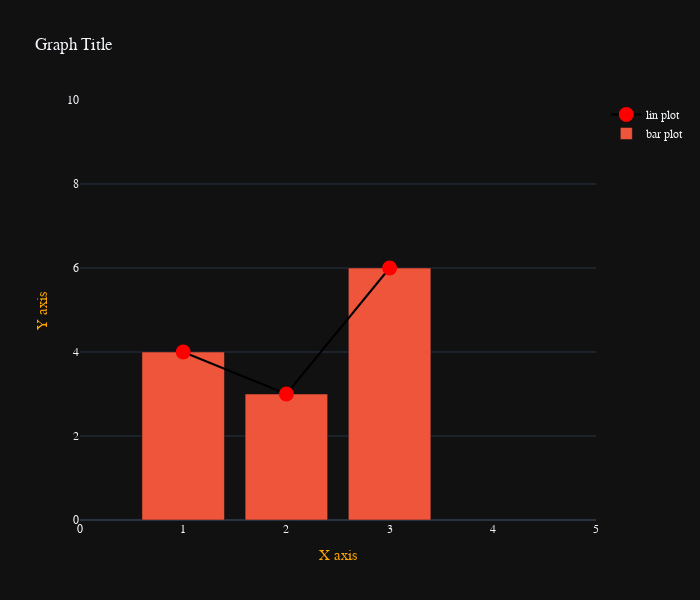

The notebook cell saved with this chart:
### Code cell
fig = go.Figure(layout=plotly_template['layout'])

fig.add_trace(
    go.Scatter(
        x=[1,2,3],
        y=[4,3,6],
        mode='lines+markers',
        name='lin plot',
        marker=dict(size=15, color='red'),
        line=dict(color='black')
    )
)

fig.add_trace(
    go.Bar(
        x=[1,2,3],
        y=[4,3,6],
        name='bar plot'
        #mode='lines+markers',
        #marker=dict(size=15, color='red'),
        #line=dict(color='black')
    )
)


fig.update_layout(
    title="Graph Title",
    xaxis=dict(
        title=dict(
            text='X axis',
            font=dict(size=15, color='orange')
        ),
        range=[0,5]
    ),
    yaxis=dict(
        title=dict(
            text='Y axis',
            font=dict(size=15, color='orange')
        ),
        range=[0,10]
    ),
    width=700,
    height=600,
)

fig.show()

### Figure 1 — Plotly figure (JSON) as saved in the notebook; plotly's stock layout.template omitted (floating-point values rounded to 4 significant figures)
{"data": [{"line": {"color": "black"}, "marker": {"color": "red", "size": 15}, "mode": "lines+markers", "name": "lin plot", "type": "scatter", "x": [1, 2, 3], "y": [4, 3, 6]}, {"name": "bar plot", "type": "bar", "x": [1, 2, 3], "y": [4, 3, 6]}], "layout": {"font": {"family": "Franklin Gothic", "size": 12}, "height": 600, "title": {"text": "Graph Title"}, "width": 700, "xaxis": {"range": [0, 5], "title": {"font": {"color": "orange", "size": 15}, "text": "X axis"}}, "yaxis": {"range": [0, 10], "title": {"font": {"color": "orange", "size": 15}, "text": "Y axis"}}}}
